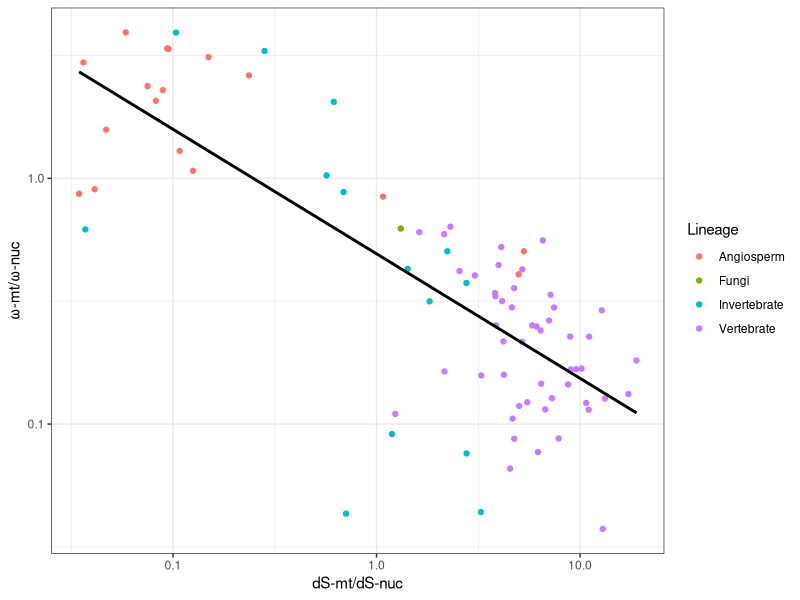
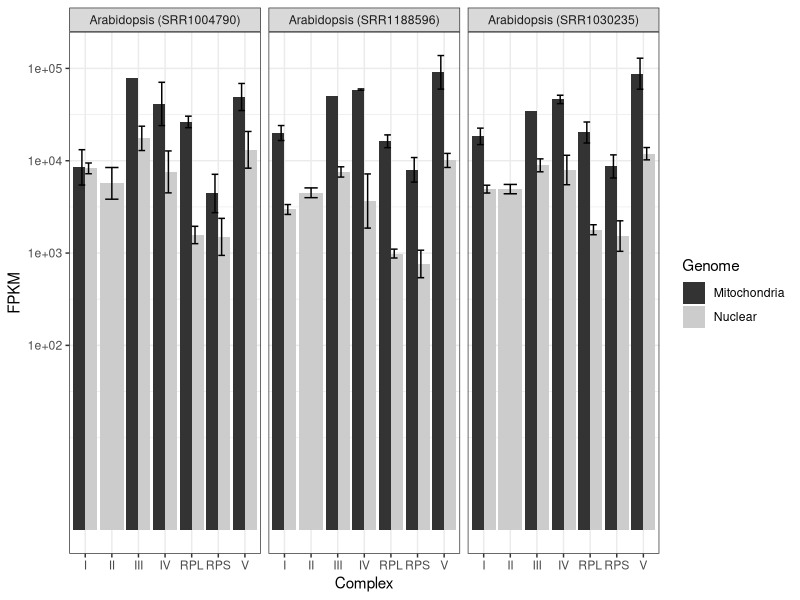
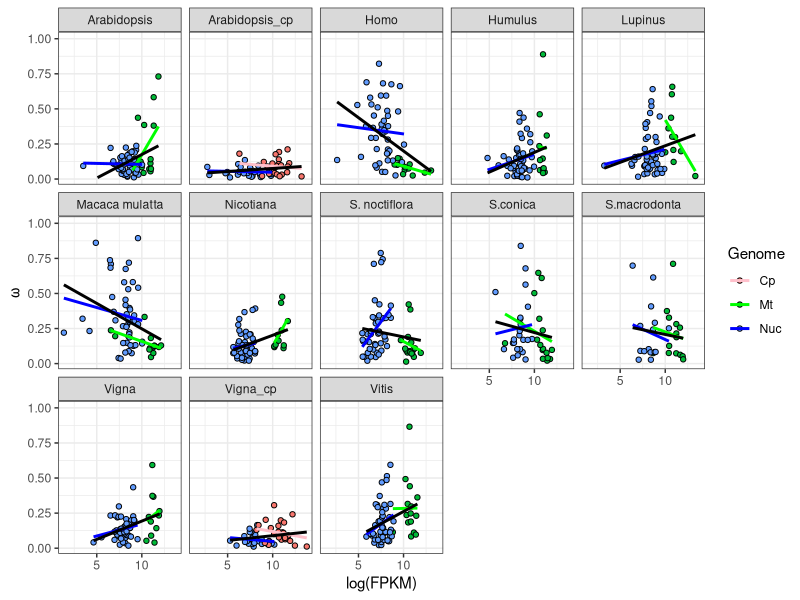

Write R code to recreate these figures, in order.
## ---- chunk 1
knitr::opts_chunk$set(
	echo = TRUE,
	warning = TRUE,
	message = TRUE,
	comment = "##",
	prompt = FALSE,
	tidy = TRUE,
	tidy.opts = list(blank = FALSE, width.cutoff = 75),
	fig.path = "img/",
	fig.align = "center"
)
## ---- chunk 2
#introduce and display using head() each of the datasets to be utilized. define the variables included in each of the files as well as their context to the goals of the paper. describe how you use the data in each of them to produce the figures featured in the below section to contextualize them. 
supp1 <- read.csv("SupplDataFile1.csv", stringsAsFactors = FALSE)
head(supp1)
#Supplementary Data File 1 contains the neasure of transcript abundance (FPKM) for the genes examined in this paper. Observations include the species the gene in question is from, the name of the gene, the genome, the localization of the gene product, the OXPHOS complex the gene product resides in, and the transcript abundance measure. Specifically of note in this dataset are the three different sets of entries for *Arabidopsis* that were utilized to show the difference in transcript abundance across a number of varying complexes as featured in Figure S4 below. 

supp2 <- read.csv("SupplDataFile2.csv", stringsAsFactors = FALSE)
head(supp2)

supp3 <- read.csv("SupplDataFile3.csv", stringsAsFactors = FALSE)
head(supp3)
## ---- chunk 3
#Fig S1 Replication

library(tidyverse)

supp2 <- supp2 %>% 
  mutate(GeneGroup = recode(GeneGroup, "Nuc-OXPHOS" = "NucOXPHOS"),
         Lineage = case_when(TaxonomicGroup == "Rodents" ~ "Vertebrate", 
          TaxonomicGroup == "Carnivores" ~ "Vertebrate",
          TaxonomicGroup == "Primates" ~ "Vertebrate",
          TaxonomicGroup == "Bats" ~ "Vertebrate",
          TaxonomicGroup == "Cetartiodactyls" ~ "Vertebrate",
          TaxonomicGroup == "Birds" ~ "Vertebrate",
          TaxonomicGroup == "Reptiles" ~ "Vertebrate",
          TaxonomicGroup == "Amphibians" ~ "Vertebrate",
          TaxonomicGroup == "Teleosts" ~ "Vertebrate",
          TaxonomicGroup == "Corals" ~ "Invertebrate",
          TaxonomicGroup == "Dipterans" ~ "Invertebrate",
          TaxonomicGroup == "Monocots" ~ "Angiosperm",
          TaxonomicGroup == "Eudicots" ~ "Angiosperm",
          TaxonomicGroup == "Silene" ~ "Angiosperm",
          TaxonomicGroup == "Fungi (Aspergillus)" ~ "Fungi"))

supp2 %>% filter(PAMLmodel == 1 & GeneGroup != "Nuc-Glycolysis") %>%
  pivot_wider(id_cols = c(Lineage,
                          TaxonomicGroup,
                          Species.3.letter.codes.follow.KEGG.nomenclature.),
              names_from = GeneGroup, 
              values_from = c(dS, omega..dN.dS.)) %>%
  mutate(dS_ratio=dS_Mt/dS_NucOXPHOS,
         omega_ratio=omega..dN.dS._Mt/omega..dN.dS._NucOXPHOS) %>% 
  ggplot(aes(x=dS_ratio,y=omega_ratio, color=Lineage)) + 
  geom_point() + 
  geom_smooth(aes(x=dS_ratio, y=omega_ratio),
              method = "lm",
              se = FALSE,
              color = "black") + 
  scale_x_log10() + 
  scale_y_log10(breaks = c(0.10,1.0)) + 
  labs(y = "ω-mt/ω-nuc", x = "dS-mt/dS-nuc") +
  theme_bw()
## ---- chunk 4
#Fig S4 Replication

genes <- c("I", "II", "III", "IV", "RPL", "RPS", "V")

arabidopsis <- c("Arabidopsis_dataset1" = "Arabidopsis (SRR1004790)",
                 "Arabidopsis_dataset2" = "Arabidopsis (SRR1188596)",
                 "Arabidopsis_dataset3" = "Arabidopsis (SRR1030235)")

supp1 %>% slice(1:387) %>% filter(Complex %in% genes) %>%
  ggplot(aes(Complex, FPKM, fill = Genome)) + 
  geom_bar(stat="summary",
           position= "dodge") +
  facet_wrap(~ Species,
             labeller = as_labeller(arabidopsis)) + 
  scale_y_continuous(trans = "log10",
                     breaks=c(100,1000,10000,100000,1000000)) +
  geom_errorbar(stat="summary",
                width=0.5,
                position="dodge") + 
  scale_fill_grey() + 
  theme_bw()
## ---- chunk 5
#Fig 5 Replication

supp3 %>% ggplot(aes(log(FPKM),Omega)) +
  geom_point(aes(fill=Genome),
             color="black",
             pch=21) + 
  facet_wrap(. ~ Species, nrow=3) + 
  ylim(0.01,1) + 
  labs(y = "ω") +
  geom_smooth(aes(log(FPKM),Omega,color=Genome),
              method="lm",
              se=FALSE) +
  geom_smooth(aes(log(FPKM),Omega),
              method="lm",
              se=FALSE,
              color="black") +
  scale_color_manual(labels = c("Cp", "Mt", "Nuc"),
                     values = c("pink", "green","blue")) +
  theme_bw()
